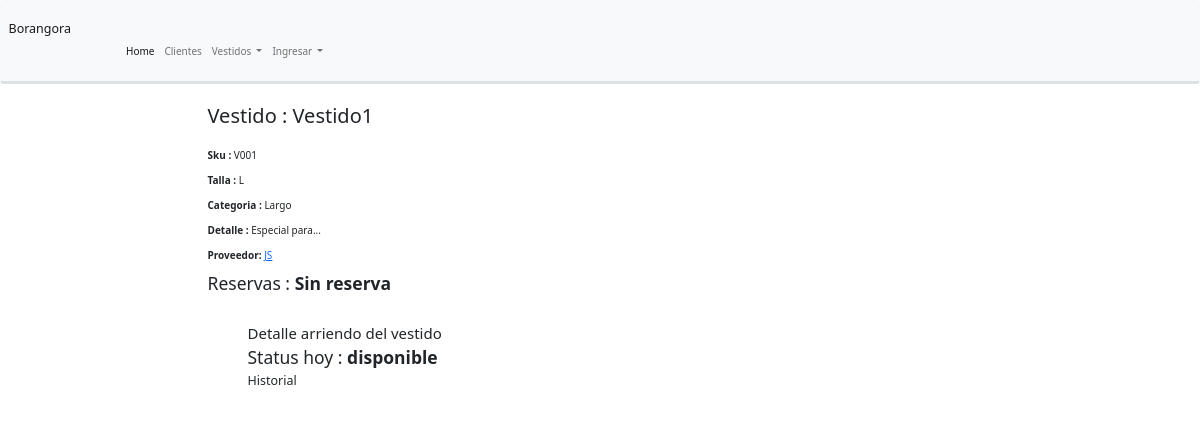
Before: /home/vestidos/1 with the older database file.
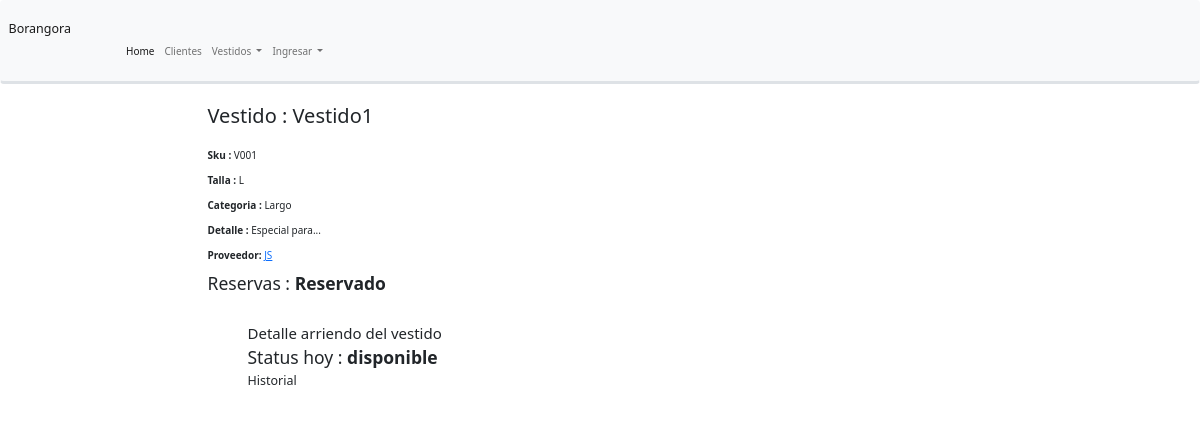
After: the same page with the newer database file.
### catalogo/models.py (models this page shows, shortened)
class Vestido(models.Model):
    sku = models.CharField(unique=True, max_length=4, help_text="Sku único para este vestido particular en toda la tienda: Máximo 4 dígitos")
    nombre= models.CharField(max_length=200, help_text="Nombre que identifique el vestido fácilmente")
    detalle = models.CharField(max_length=1000, help_text="Ingrese una descripción del vestido")
    categoria = models.ForeignKey(Categoria, on_delete=models.SET_NULL, null= True, help_text="Seleccione una categoría para este vestido")
    talla = models.ForeignKey(Talla, on_delete=models.SET_NULL, null=True ,help_text="Seleccione una talla para este vestido")
    proveedor = models.ForeignKey('Proveedor',on_delete=models.SET_NULL, null=True ,default='Otro' , help_text="Opcional")
    LOAN_STATUS = (
        ('mantencion', 'Mantención'),
        ('arrendado', 'Arrendado'),
        ('disponible', 'Disponible'),
    )
    status = models.CharField(max_length=15, choices=LOAN_STATUS, blank=True, default='mantencion', help_text='Disponibilidad del vestido')
    LOAN_RESERVA = (
        ('Reservado', 'Reservado'),
        ('Sin reserva', 'No reservado'),
    )
    reservado = models.CharField(max_length=15, choices=LOAN_RESERVA, blank=True, default='Sin reserva', help_text='Disponibilidad del vestido')
    fecha_reservada = models.DateField(null=True,blank=True)
    cliente = models.ForeignKey('Cliente', on_delete=models.SET_NULL, null= True)
    def display_categoria(self):
        """"         Creates a string for the Categoría. This is required to display categoria in Admin.        """
        return ', '.join([ categoria.nombre for categoria in self.categoria.all()[:3] ])
    display_categoria.short_description = 'Categoria'
    def display_talla(self):
        """"         Creates a string for the Talla. This is required to display talla in Admin.        """
        return ', '.join([ talla.talla for talla in self.talla.all()[:3] ])
    display_talla.short_description = 'Talla'
    class Meta:
        ordering = ['sku']

class Talla(models.Model):
    talla = models.CharField(max_length=100, help_text="Ingrese la talla")
    def __str__(self):
        return self.talla
    class Meta:
        ordering = ['talla']

class Categoria(models.Model):
    nombre= models.CharField(max_length=100, help_text="Ingrese el nombre de la Categoría (p. ej. Noche, Largo, Corto, Fiesta etc.)")
    def __str__(self):
        return self.nombre
    class Meta:
        ordering = ['nombre']

class Proveedor(models.Model):
    nombre = models.CharField(max_length=100, default='Otro', help_text='Ingrese nombre y apellido de quien confeccionó el vestido')
    email = models.EmailField(null=True,blank=True, help_text='Opcional')
    telefono = models.CharField(max_length=10,null=True,blank=True , help_text='Opcional')
    def __str__(self):
        return self.nombre
    class Meta():
        verbose_name='proveedor'
        verbose_name_plural ='Proveedores'

### catalogo/views.py (the view)
# urls.py: path('vestidos/<pk>', views.VestidoDetailView.as_view(), name='detalle-vestido'),
class VestidoDetailView(generic.DetailView):
    model = Vestido
    paginate_by = 10

### catalogo/templates/catalogo/vestido_detail.html (shortened to what this page needs)
{% extends "base_generic.html" %}
{% block content %}
  <h2>Vestido  : {{ vestido.nombre }}</h2>
  <br>
  <p><strong>Sku :</strong> {{ vestido.sku }}</p>
  <p><strong>Talla :</strong> {{ vestido.talla }}</p>
  <p><strong>Categoria :</strong> {{ vestido.categoria }}</p>
  <p><strong>Detalle :</strong> {{ vestido.detalle }}</p>
  <p><strong>Proveedor:</strong> <a href="{% url 'detalle-proveedor' vestido.proveedor.id %}">{{ vestido.proveedor }}</a></p>
  <h3>Reservas : <strong>{{ vestido.reservado}}</strong> </h3>
  <div style="margin-left:40px;margin-top:30px">
    <h4>Detalle arriendo del vestido</h4>
    <h3>Status hoy : <strong>{{ vestido.status}}</strong> </h3>
    <h5>Historial </h5>
{% endblock %}

Changed rows visible on the page:
changed Vestido "Vestido1": reservado "Sin reserva" → "Reservado"
